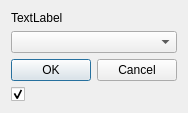
<?xml version="1.0" encoding="UTF-8"?>
<ui version="4.0">
 <class>FileLoaderDialog</class>
 <widget class="QDialog" name="FileLoaderDialog">
  <property name="geometry">
   <rect>
    <x>0</x>
    <y>0</y>
    <width>382</width>
    <height>112</height>
   </rect>
  </property>
  <property name="sizePolicy">
   <sizepolicy hsizetype="Fixed" vsizetype="Fixed">
    <horstretch>0</horstretch>
    <verstretch>0</verstretch>
   </sizepolicy>
  </property>
  <property name="windowTitle">
   <string>Select a Loader</string>
  </property>
  <property name="layoutDirection">
   <enum>Qt::LeftToRight</enum>
  </property>
  <property name="sizeGripEnabled">
   <bool>false</bool>
  </property>
  <layout class="QVBoxLayout" name="verticalLayout">
   <property name="sizeConstraint">
    <enum>QLayout::SetFixedSize</enum>
   </property>
   <item>
    <widget class="QLabel" name="label">
     <property name="sizePolicy">
      <sizepolicy hsizetype="Preferred" vsizetype="Expanding">
       <horstretch>0</horstretch>
       <verstretch>0</verstretch>
      </sizepolicy>
     </property>
     <property name="text">
      <string>TextLabel</string>
     </property>
    </widget>
   </item>
   <item>
    <widget class="QComboBox" name="pluginBox">
     <property name="statusTip">
      <string/>
     </property>
     <property name="whatsThis">
      <string/>
     </property>
     <property name="accessibleName">
      <string/>
     </property>
    </widget>
   </item>
   <item>
    <widget class="QDialogButtonBox" name="buttonBox">
     <property name="layoutDirection">
      <enum>Qt::LeftToRight</enum>
     </property>
     <property name="orientation">
      <enum>Qt::Horizontal</enum>
     </property>
     <property name="standardButtons">
      <set>QDialogButtonBox::Cancel|QDialogButtonBox::Ok</set>
     </property>
    </widget>
   </item>
   <item>
    <widget class="QCheckBox" name="alwaysUse">
     <property name="sizePolicy">
      <sizepolicy hsizetype="Minimum" vsizetype="Expanding">
       <horstretch>0</horstretch>
       <verstretch>0</verstretch>
      </sizepolicy>
     </property>
     <property name="text">
      <string/>
     </property>
     <property name="checked">
      <bool>true</bool>
     </property>
    </widget>
   </item>
  </layout>
 </widget>
 <resources/>
 <connections>
  <connection>
   <sender>buttonBox</sender>
   <signal>accepted()</signal>
   <receiver>FileLoaderDialog</receiver>
   <slot>accept()</slot>
   <hints>
    <hint type="sourcelabel">
     <x>248</x>
     <y>254</y>
    </hint>
    <hint type="destinationlabel">
     <x>157</x>
     <y>274</y>
    </hint>
   </hints>
  </connection>
  <connection>
   <sender>buttonBox</sender>
   <signal>rejected()</signal>
   <receiver>FileLoaderDialog</receiver>
   <slot>reject()</slot>
   <hints>
    <hint type="sourcelabel">
     <x>316</x>
     <y>260</y>
    </hint>
    <hint type="destinationlabel">
     <x>286</x>
     <y>274</y>
    </hint>
   </hints>
  </connection>
 </connections>
</ui>
